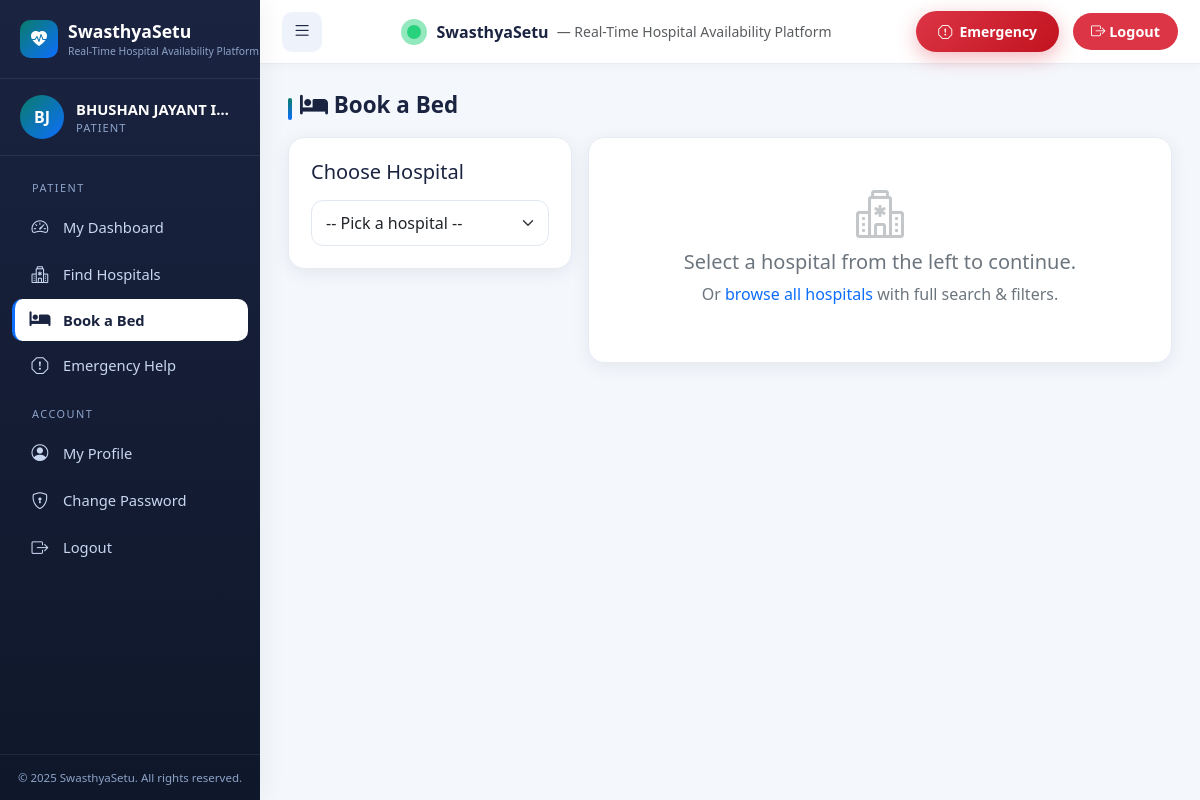
The app's page /patient/book (signed in) with its own data.
### app.py (models this page shows, shortened)
class SiteContent(db.Model):
    __tablename__ = 'site_content'
    id = db.Column(db.Integer, primary_key=True)
    key = db.Column(db.String(100), unique=True, nullable=False)
    value = db.Column(db.Text, nullable=False)
    description = db.Column(db.String(255))

class User(UserMixin, db.Model):
    __tablename__ = 'users'
    id = db.Column(db.Integer, primary_key=True)
    email = db.Column(db.String(120), unique=True, nullable=False, index=True)
    password_hash = db.Column(db.String(255), nullable=False)
    role = db.Column(db.String(20), nullable=False)  # admin, hospital, patient
    is_active = db.Column(db.Boolean, default=True)
    is_approved = db.Column(db.Boolean, default=False)
    created_at = db.Column(db.DateTime, default=datetime.utcnow)
    unique_id = db.Column(db.String(20), unique=True, nullable=True)
    hospital_profile = db.relationship('HospitalProfile', backref='user', uselist=False)
    patient_profile = db.relationship('PatientProfile', backref='user', uselist=False)
    bookings = db.relationship('Booking', foreign_keys='Booking.patient_id', backref='patient')
    @property
    def display_name(self):
        if self.role == 'hospital' and self.hospital_profile:
            return self.hospital_profile.hospital_name
        if self.role == 'patient' and self.patient_profile:
            return self.patient_profile.full_name
        return self.email.split('@')[0]
    @property
    def initials(self):
        name = self.display_name or self.email
        parts = name.split()
        if len(parts) >= 2:
            return (parts[0][0] + parts[1][0]).upper()
        return name[:2].upper()

class PatientProfile(db.Model):
    __tablename__ = 'patient_profiles'
    id = db.Column(db.Integer, primary_key=True)
    user_id = db.Column(db.Integer, db.ForeignKey('users.id'), unique=True, nullable=False)
    full_name = db.Column(db.String(100), nullable=False)
    phone = db.Column(db.String(20), nullable=False)
    date_of_birth = db.Column(db.Date, nullable=True)
    blood_group = db.Column(db.String(5), nullable=True)
    address = db.Column(db.Text, nullable=True)
    emergency_contact = db.Column(db.String(20), nullable=True)

### app.py (the view)
@app.route('/patient/book', methods=['GET', 'POST'])
@login_required
@role_required('patient')
def patient_book_bed_page():
    try:
        hospitals = HospitalProfile.query.join(User)\
            .filter(User.is_approved == True, User.is_active == True).all()
        selected_hospital_id = request.args.get('hospital_id', type=int)
        selected_hospital = HospitalProfile.query.get(selected_hospital_id) if selected_hospital_id else None
        beds = []
        services = []
        if selected_hospital:
            beds = Bed.query.filter_by(hospital_id=selected_hospital.id,
                                       is_active=True, status='available').all()
            services = [s.service_name for s in selected_hospital.services if s.is_available]
        if request.method == 'POST':
            return _process_booking(request, redirect_to='patient_dashboard',
                                    fallback_patient_email=current_user.email)
        return render_template('patient/book_bed.html',
                               hospitals=hospitals or [],
                               selected_hospital=selected_hospital,
                               beds=beds or [],
                               services=services or [],
                               current_patient=current_user.patient_profile)
    except Exception as e:
        import traceback; traceback.print_exc()
        flash(f'Unable to load booking page: {e}', 'danger')
        return render_template('errors/500.html'), 500

### app.py (called while the page is built)
def role_required(*roles):
    def decorator(f):
        @wraps(f)
        def decorated(*args, **kwargs):
            if not current_user.is_authenticated:
                flash('Please login to access this page.', 'warning')
                return redirect(url_for('login'))
            if current_user.role not in roles:
                flash("You don't have permission to access this page.", 'danger')
                return redirect(url_for('index'))
            return f(*args, **kwargs)
        return decorated
    return decorator

### templates/patient/book_bed.html (shortened to what this page needs)
{% extends 'base.html' %}
{% block content %}
<h2 class="section-title"><i class="fa-solid fa-bed"></i> Book a Bed</h2>
<div class="row g-3">
  <div class="col-lg-4">
    <div class="card-soft">
      <h5 class="mb-3">Choose Hospital</h5>
      <form method="get" action="{{ url_for('patient_book_bed_page') }}">
        <select name="hospital_id" class="form-select" onchange="this.form.submit()">
          <option value="">-- Pick a hospital --</option>
        </select>
      </form>
    </div>
  </div>
  <div class="col-lg-8">
    {% if not selected_hospital %}
      <div class="card-soft empty-state">
        <i class="bi bi-hospital"></i>
        <h5>Select a hospital from the left to continue.</h5>
        <p>Or <a href="{{ url_for('index') }}">browse all hospitals</a> with full search & filters.</p>
      </div>
    {% elif beds|length == 0 %}
      <div class="card-soft empty-state">
        <i class="fa-solid fa-bed"></i>
        <h5>No beds currently available.</h5>
        <p>Try another hospital, or check back later.</p>
      </div>
    {% endif %}
  </div>
</div>
{% endblock %}

### templates/base.html (shortened to what this page needs)
<!doctype html>
<html lang="en">
<head>
  <link href="https://cdn.jsdelivr.net/npm/bootstrap@5.3.3/dist/css/bootstrap.min.css" rel="stylesheet">
  <link rel="stylesheet" href="https://cdn.jsdelivr.net/npm/bootstrap-icons@1.11.3/font/bootstrap-icons.css">
  <link rel="stylesheet" href="https://cdnjs.cloudflare.com/ajax/libs/font-awesome/6.5.2/css/all.min.css">
  <link rel="stylesheet" href="https://cdnjs.cloudflare.com/ajax/libs/animate.css/4.1.1/animate.min.css">
  <link rel="stylesheet" href="https://unpkg.com/leaflet@1.9.4/dist/leaflet.css">
  <link href="{{ url_for('static', filename='css/main.css') }}" rel="stylesheet">
  <link href="{{ url_for('static', filename='css/sidebar.css') }}" rel="stylesheet">
  <link href="{{ url_for('static', filename='css/dashboard.css') }}" rel="stylesheet">
</head>
<body>
  {% if current_user.is_authenticated %}
  <div class="layout">
    <aside class="sidebar" id="sidebar">
      <div class="sidebar-brand">
        <div class="brand-icon"><i class="bi bi-heart-pulse-fill"></i></div>
        <div>
          <span class="brand-text">{{ APP_NAME }}</span>
          <span class="brand-sub">{{ APP_TAGLINE }}</span>
        </div>
      </div>
      <div class="user-card">
        <div class="avatar">{{ current_user.initials }}</div>
        <div class="info">
          <div class="name">{{ current_user.display_name }}</div>
          <div class="role">{{ current_user.role }}</div>
        </div>
      </div>
      <nav class="sidebar-nav">
        {% set ep = request.endpoint or '' %}
        {% if current_user.role == 'admin' %}
          <div class="sidebar-section-label">Main</div>
          <ul>
            <li><a href="{{ url_for('admin_dashboard') }}" class="{{ 'active' if ep=='admin_dashboard' else '' }}"><i class="bi bi-speedometer2"></i><span>Dashboard</span></a></li>
            <li><a href="{{ url_for('admin_hospitals') }}" class="{{ 'active' if 'hospital' in ep and 'admin' in ep else '' }}"><i class="bi bi-hospital"></i><span>Manage Hospitals</span></a></li>
            <li><a href="{{ url_for('admin_ambulances') }}" class="{{ 'active' if ep=='admin_ambulances' else '' }}"><i class="fa-solid fa-truck-medical"></i><span>Manage Ambulances</span></a></li>
            <li><a href="{{ url_for('admin_patients') }}" class="{{ 'active' if 'patient' in ep else '' }}"><i class="bi bi-people"></i><span>Manage Patients</span></a></li>
            <li><a href="{{ url_for('admin_bookings') }}" class="{{ 'active' if ep=='admin_bookings' else '' }}"><i class="bi bi-journal-medical"></i><span>All Bookings</span></a></li>
            <li><a href="{{ url_for('admin_emergency_alerts') }}" class="{{ 'active' if ep=='admin_emergency_alerts' else '' }}"><i class="bi bi-exclamation-octagon"></i><span>Emergency Alerts</span></a></li>
          </ul>
          <div class="sidebar-section-label">Geography & Services</div>
          <ul>
            <li><a href="{{ url_for('manage_states') }}" class="{{ 'active' if ep in ['manage_states','manage_districts'] else '' }}"><i class="bi bi-geo-alt"></i><span>States & Districts</span></a></li>
            <li><a href="{{ url_for('admin_hospital_services') }}" class="{{ 'active' if ep=='admin_hospital_services' else '' }}"><i class="bi bi-clipboard2-pulse"></i><span>Hospital Services</span></a></li>
          </ul>
          <div class="sidebar-section-label">System</div>
          <ul>
            <li><a href="{{ url_for('admin_emails') }}" class="{{ 'active' if 'email' in ep and ep != 'admin_test_email' else '' }}"><i class="bi bi-envelope"></i><span>Email Logs</span></a></li>
            <li><a href="{{ url_for('admin_test_email') }}" class="{{ 'active' if ep=='admin_test_email' else '' }}"><i class="bi bi-envelope-check"></i><span>Test Email</span></a></li>
            <li><a href="{{ url_for('admin_settings') }}" class="{{ 'active' if ep=='admin_settings' else '' }}"><i class="bi bi-gear"></i><span>Site Settings</span></a></li>
            <li><a href="{{ url_for('admin_content') }}" class="{{ 'active' if ep=='admin_content' else '' }}"><i class="bi bi-file-text"></i><span>Site Content</span></a></li>
            <li><a href="{{ url_for('change_password') }}" class="{{ 'active' if ep=='change_password' else '' }}"><i class="bi bi-shield-lock"></i><span>Change Password</span></a></li>
            <li><a href="{{ url_for('logout') }}"><i class="bi bi-box-arrow-right"></i><span>Logout</span></a></li>
          </ul>
        {% else %}
          <div class="sidebar-section-label">Patient</div>
          <ul>
            <li><a href="{{ url_for('patient_dashboard') }}" class="{{ 'active' if ep=='patient_dashboard' else '' }}"><i class="bi bi-speedometer2"></i><span>My Dashboard</span></a></li>
            <li><a href="{{ url_for('index') }}"><i class="bi bi-hospital"></i><span>Find Hospitals</span></a></li>
            <li><a href="{{ url_for('patient_book_bed_page') }}" class="{{ 'active' if ep=='patient_book_bed_page' else '' }}"><i class="fa-solid fa-bed"></i><span>Book a Bed</span></a></li>
            <li><a href="#" onclick="document.querySelector('.emergency-modal-trigger').click(); return false;"><i class="bi bi-exclamation-octagon"></i><span>Emergency Help</span></a></li>
          </ul>
          <div class="sidebar-section-label">Account</div>
          <ul>
            <li><a href="{{ url_for('profile') }}" class="{{ 'active' if ep=='profile' else '' }}"><i class="bi bi-person-circle"></i><span>My Profile</span></a></li>
            <li><a href="{{ url_for('change_password') }}" class="{{ 'active' if ep=='change_password' else '' }}"><i class="bi bi-shield-lock"></i><span>Change Password</span></a></li>
            <li><a href="{{ url_for('logout') }}"><i class="bi bi-box-arrow-right"></i><span>Logout</span></a></li>
          </ul>
        {% endif %}
      </nav>
      <div class="sidebar-footer">{{ APP_COPYRIGHT }}</div>
    </aside>
    <div class="main-area">
      <header class="topbar">
        <button class="toggle-btn" id="sidebarToggle" aria-label="Toggle sidebar"><i class="bi bi-list"></i></button>
        <div class="d-flex align-items-center gap-2">
          <span class="brand-pulse"></span>
          <strong>{{ APP_NAME }}</strong>
          <span class="text-muted small d-none d-md-inline">— {{ APP_TAGLINE }}</span>
        </div>
        <div class="topbar-right">
          <button type="button"
                  class="btn btn-emergency btn-sm d-none d-sm-inline-flex emergency-modal-trigger"
                  data-bs-toggle="modal" data-bs-target="#emergencyModal">
            <i class="bi bi-exclamation-octagon"></i>&nbsp; Emergency
          </button>
          <a class="logout-btn" href="{{ url_for('logout') }}"><i class="bi bi-box-arrow-right"></i> Logout</a>
        </div>
      </header>
      <main class="content">
        {% block content %}{% endblock %}
      </main>
    </div>
  </div>
  {% endif %}
</body>
</html>

### static/css/main.css (style rules this page uses)
:root { --primary: #0a7c6b; --primary-dark: #086053; --primary-light: #1aa28d; --accent: #0d6efd; --emergency: #dc3545; --success: #198754; --warning: #ffc107; --info: #0dcaf0; --sidebar-bg: #1a2340; --sidebar-bg-2: #0f172a; --sidebar-text: #c8d6f0; --sidebar-text-muted: #8da3c8; --body-bg: #f4f7fc; --card-bg: #ffffff; --text: #1a2340; --text-muted: #6c757d; --border: #e7ecf3; --radius: 16px; --shadow: 0 4px 18px rgba(15, 23, 42, 0.07); --shadow-hover: 0 10px 28px rgba(15, 23, 42, 0.13); }
* { box-sizing: border-box; }
body { font-family: 'Segoe UI', system-ui, -apple-system, 'Helvetica Neue', Arial, sans-serif; background: var(--body-bg); color: var(--text); margin: 0; padding: 0; min-height: 100vh; }
a { color: var(--accent); text-decoration: none; }
.btn-emergency { background: linear-gradient(135deg, #dc3545, #c1121f); border: none; border-radius: 30px; padding: 10px 22px; font-weight: 700; color: #fff; box-shadow: 0 6px 20px rgba(220, 53, 69, 0.35); }
.card-soft { background: var(--card-bg); border-radius: var(--radius); border: 1px solid var(--border); box-shadow: var(--shadow); padding: 22px; transition: box-shadow .2s, transform .2s; }
.section-title { font-weight: 700; font-size: 1.4rem; color: var(--text); margin-bottom: 18px; position: relative; padding-left: 12px; }
.section-title::before { content: ''; position: absolute; left: 0; top: 6px; height: 22px; width: 4px; background: linear-gradient(180deg, var(--primary), var(--accent)); border-radius: 4px; }
.brand-pulse { display: inline-block; width: 14px; height: 14px; background: #28d17c; border-radius: 50%; margin-right: 8px; position: relative; vertical-align: middle; }
.brand-pulse::after { content: ''; position: absolute; inset: -6px; border-radius: 50%; background: rgba(40, 209, 124, 0.5); animation: pulse 1.6s infinite; }
.form-control, .form-select { border-radius: 12px; padding: 10px 14px; border: 1.5px solid #e1e7f0; transition: border-color .2s, box-shadow .2s; }

### static/css/dashboard.css (style rules this page uses)
.empty-state { text-align: center; padding: 40px 20px; color: var(--text-muted); }
.empty-state i { font-size: 3rem; opacity: 0.4; margin-bottom: 10px; }

### records on screen
SiteContent: value "Real-Time Hospital Availability Platform"
User: initials "BJ", display_name "BHUSHAN JAYANT I…", role "PATIENT"

### other values on screen
{{ APP_NAME }} "SwasthyaSetu"
{{ APP_COPYRIGHT }} "© 2025 SwasthyaSetu. All rights reserved."
